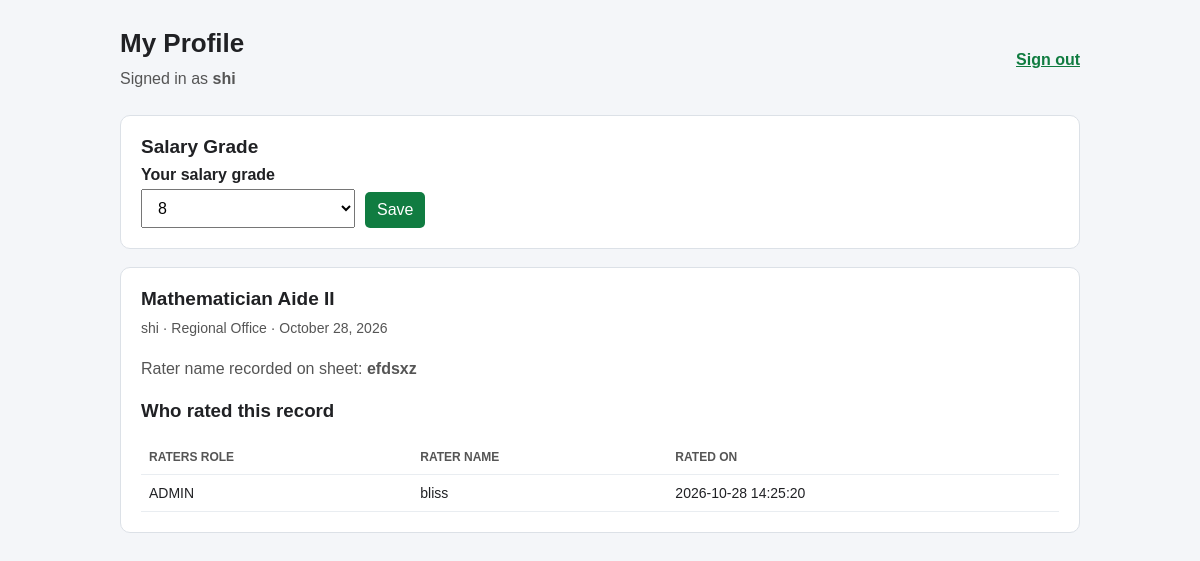
Screenshot of /my_profile.php (signed in) with the database file from the repository.
### tables this page shows
CREATE TABLE `users` (
  `id` int(11) NOT NULL,
  `username` varchar(100) NOT NULL,
  `password_hash` varchar(255) NOT NULL,
  `role` enum('admin','rater','user') NOT NULL DEFAULT 'user',
  `created_at` timestamp NOT NULL DEFAULT current_timestamp(),
  `region` varchar(100) DEFAULT NULL,
  `field_name` varchar(100) DEFAULT NULL,
  `salary_grade` tinyint(3) UNSIGNED DEFAULT NULL
);

CREATE TABLE `candidates` (
  `id` int(11) NOT NULL,
  `candidate_name` varchar(255) DEFAULT NULL,
  `position_title` varchar(255) DEFAULT NULL,
  `office_location` varchar(100) DEFAULT NULL,
  `office_name` varchar(255) DEFAULT '',
  `interview_date` varchar(255) DEFAULT NULL,
  `salary_grade` tinyint(3) UNSIGNED DEFAULT NULL,
  `user_id` int(11) DEFAULT NULL,
  `rater_name` varchar(255) DEFAULT NULL,
  `evidence_json` text DEFAULT NULL,
  `custom_competencies_json` longtext DEFAULT NULL,
  `cc1` decimal(4,2) DEFAULT NULL,
  `cc2` decimal(4,2) DEFAULT NULL,
  `cc3` decimal(4,2) DEFAULT NULL,
  `cc4` decimal(4,2) DEFAULT NULL,
  `cc5` decimal(4,2) DEFAULT NULL,
  `oc1` decimal(4,2) DEFAULT NULL,
  `oc2` decimal(4,2) DEFAULT NULL,
  `oc3` decimal(4,2) DEFAULT NULL,
  `oc4` decimal(4,2) DEFAULT NULL,
  `oc5` decimal(4,2) DEFAULT NULL,
  `lc1` decimal(4,2) DEFAULT NULL,
  `lc2` decimal(4,2) DEFAULT NULL,
  `lc3` decimal(4,2) DEFAULT NULL,
  `lc4` decimal(4,2) DEFAULT NULL,
  `lc5` decimal(4,2) DEFAULT NULL,
  `pcp1` decimal(4,2) DEFAULT NULL,
  `pcp2` decimal(4,2) DEFAULT NULL,
  `pcp3` decimal(4,2) DEFAULT NULL,
  `pco4` decimal(4,2) DEFAULT NULL,
  `core_avg` decimal(4,2) DEFAULT NULL,
  `org_avg` decimal(4,2) DEFAULT NULL,
  `lead_avg` decimal(4,2) DEFAULT NULL,
  `func_avg` decimal(4,2) DEFAULT NULL,
  `overall_avg` decimal(4,2) DEFAULT NULL,
  `created_at` timestamp NOT NULL DEFAULT current_timestamp(),
  `psycho_extra1` decimal(4,2) DEFAULT NULL,
  `psycho_extra2` decimal(4,2) DEFAULT NULL,
  `psycho_extra3` decimal(4,2) DEFAULT NULL,
  `psycho_extra4` decimal(4,2) DEFAULT NULL,
  `potential_extra1` decimal(4,2) DEFAULT NULL,
  `potential_extra2` decimal(4,2) DEFAULT NULL,
  `potential_extra3` decimal(4,2) DEFAULT NULL,
  `potential_extra4` decimal(4,2) DEFAULT NULL,
  `psycho_ave` decimal(4,2) DEFAULT NULL,
  `potential_ave` decimal(4,2) DEFAULT NULL,
  `remarks` text DEFAULT NULL,
  `custom_json` longtext DEFAULT NULL
);

CREATE TABLE `candidate_scores` (
  `candidate_id` int(11) NOT NULL,
  `rater` varchar(30) NOT NULL,
  `psycho` decimal(5,2) DEFAULT NULL,
  `potential` decimal(5,2) DEFAULT NULL,
  `rated_by` int(11) DEFAULT NULL,
  `rated_at` datetime DEFAULT NULL
);

### AccessGroups.php (called while the page is built, shortened)
<?php
function access_salary_grade_is_valid($value): bool {
    return (is_int($value) || (is_string($value) && preg_match('/^(0|[1-9]|1[0-9]|2[0-6])$/', $value)))
        && (int)$value >= 0
        && (int)$value <= 26;
}
function access_position_salary_grades(mysqli $conn): array {
    $stmt = $conn->prepare("SELECT DISTINCT salary_grade
        FROM positions
        WHERE office_scope = 'REGIONAL_OFFICE'
        ORDER BY salary_grade ASC");
    $stmt->execute();
    $result = $stmt->get_result();
    $grades = [];
    while ($row = $result->fetch_assoc()) {
        $grade = (int)$row['salary_grade'];
        if (access_salary_grade_is_valid($grade)) {
            $grades[] = $grade;
        }
    }
    return $grades;
}

### auth.php (called while the page is built, shortened)
<?php
if (!function_exists('current_user_id')) {
    function current_user_id(): ?int {
        return isset($_SESSION['user_id']) ? (int)$_SESSION['user_id'] : null;
    }
}

### my_profile.php (the view, shortened to what this page needs)
<?php
require_once __DIR__ . '/db.php';
require_once __DIR__ . '/auth.php';
require_once __DIR__ . '/AccessGroups.php';
function profile_h($value): string {
    return htmlspecialchars((string)$value, ENT_QUOTES, 'UTF-8');
}
$userId = (int)current_user_id();
$salaryGrades = access_position_salary_grades($conn);
$profileStmt = $conn->prepare('SELECT salary_grade FROM users WHERE id = ? LIMIT 1');
$profileStmt->bind_param('i', $userId);
$profileStmt->execute();
$profileSalaryGrade = $profileStmt->get_result()->fetch_column();
$profileUsername = (string)($_SESSION['username'] ?? '');
$stmt = $conn->prepare('SELECT id, candidate_name, position_title, office_name, interview_date, rater_name
    FROM candidates
    WHERE user_id = ?
       OR (user_id IS NULL AND LOWER(TRIM(candidate_name)) = LOWER(TRIM(?)))
    ORDER BY id DESC');
$stmt->bind_param('is', $userId, $profileUsername);
$stmt->execute();
$candidates = $stmt->get_result()->fetch_all(MYSQLI_ASSOC);
$scoresByCandidate = [];
$scoreStmt = $conn->prepare('SELECT cs.rater, cs.rated_at, u.username AS account_name
    FROM candidate_scores cs
    LEFT JOIN users u ON u.id = cs.rated_by
    WHERE cs.candidate_id = ?
    ORDER BY cs.rated_at DESC, cs.rater ASC');
foreach ($candidates as $candidate) {
    $candidateId = (int)$candidate['id'];
    $scoreStmt->bind_param('i', $candidateId);
    $scoreStmt->execute();
    $scoresByCandidate[$candidateId] = $scoreStmt->get_result()->fetch_all(MYSQLI_ASSOC);
}
?>
<!DOCTYPE html>
<html lang="en">
<head>
</head>
<body>
<main>
    <header>
        <div>
            <h1>My Profile</h1>
            <p>Signed in as <strong><?php echo profile_h($_SESSION['username'] ?? ''); ?></strong></p>
        </div>
        <a href="logout.php">Sign out</a>
    </header>
    <section class="card">
        <h2>Salary Grade</h2>
        <form method="post" class="profile-form">
            <div>
                <label for="salary_grade">Your salary grade</label>
                <select id="salary_grade" name="salary_grade" required <?php echo $salaryGrades ? '' : 'disabled'; ?>>
                    <?php foreach ($salaryGrades as $grade): ?>
                        <option value="<?php echo $grade; ?>" <?php echo (string)$profileSalaryGrade === (string)$grade ? 'selected' : ''; ?>><?php echo $grade; ?></option>
                    <?php endforeach; ?>
                </select>
            </div>
            <button type="submit" <?php echo $salaryGrades ? '' : 'disabled'; ?>>Save</button>
        </form>
    </section>
    <?php foreach ($candidates as $candidate): ?>
        <?php $candidateId = (int)$candidate['id']; ?>
        <section class="card">
            <h2><?php echo profile_h($candidate['position_title'] ?: 'Interview record'); ?></h2>
            <p class="meta">
                <?php echo profile_h($candidate['candidate_name'] ?: ''); ?>
                · <?php echo profile_h($candidate['office_name'] ?: ''); ?>
                · <?php echo profile_h($candidate['interview_date'] ?: ''); ?>
            </p>
            <?php if (!empty($candidate['rater_name'])): ?>
                <p>Rater name recorded on sheet: <strong><?php echo profile_h($candidate['rater_name']); ?></strong></p>
            <?php endif; ?>
            <h3>Who rated this record</h3>
            <div class="table-scroll">
                <table>
                    <thead>
                        <tr><th>Raters role</th><th>Rater Name</th><th>Rated on</th></tr>
                    </thead>
                    <tbody>
                    <?php foreach ($scoresByCandidate[$candidateId] as $score): ?>
                        <tr>
                            <td><?php echo profile_h($score['rater']); ?></td>
                            <td><?php echo profile_h($score['account_name'] ?: 'Not recorded'); ?></td>
                            <td><?php echo profile_h($score['rated_at'] ?: 'Not recorded'); ?></td>
                        </tr>
                    <?php endforeach; ?>
                    </tbody>
                </table>
            </div>
        </section>
    <?php endforeach; ?>
</main>
</body>
</html>

### my_profile.php (style rules this page uses)
* { box-sizing: border-box; }
body { margin: 0; padding: 28px 16px; background: #f4f6f9; color: #202124; font-family: Arial, Helvetica, sans-serif; }
main { max-width: 960px; margin: 0 auto; }
header { display: flex; justify-content: space-between; align-items: center; gap: 16px; margin-bottom: 24px; }
h1 { margin: 0 0 8px; font-size: 26px; }
p { color: #555; line-height: 1.5; }
header p { margin: 0; }
header a { color: #107c41; font-weight: 700; }
.card { background: #fff; border: 1px solid #dce1e7; border-radius: 10px; padding: 20px; margin-bottom: 18px; }
.card h2 { margin: 0 0 8px; font-size: 19px; }
.meta { margin: 0 0 18px; font-size: 14px; }
.profile-form { display: flex; flex-wrap: wrap; align-items: end; gap: 10px; }
.profile-form label { display: block; margin-bottom: 5px; font-weight: 700; }
.profile-form select, .profile-form button { padding: 9px 12px; font: inherit; }
.profile-form button { border: 0; border-radius: 5px; background: #107c41; color: #fff; cursor: pointer; }
.table-scroll { overflow-x: auto; }
table { width: 100%; border-collapse: collapse; font-size: 14px; }
th, td { padding: 10px 8px; text-align: left; border-bottom: 1px solid #e9edf1; }
th { font-size: 12px; color: #555; text-transform: uppercase; }

### rows the page displays
users: salary_grade "8"
candidates: position_title "Mathematician Aide II", candidate_name "shi", office_name "Regional Office", interview_date "October 28, 2026", rater_name "efdsxz"
candidate_scores: rater "ADMIN", users.username "bliss", rated_at "2026-10-28 14:25:20"

### other values shown
profile_h($_SESSION['username'] ?? '') "shi"
